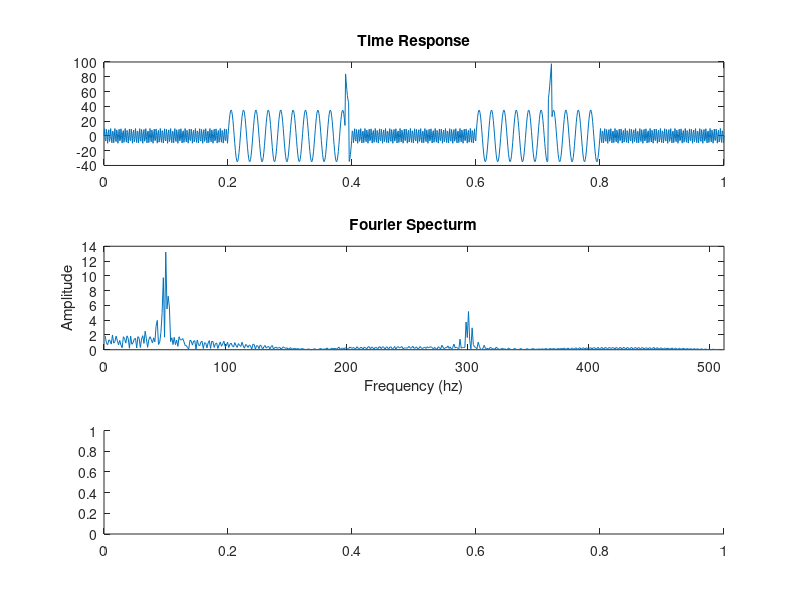

Recreate this plot in MATLAB. (Note: this script raises an error after producing the figure.)
%Time varient singal alternative between frequency 300hz and 450hz
close all; clc; clear;
observe_time = 1;
sample_freq = 1024;
n_sample_pt = observe_time * sample_freq + 1;
time_line = linspace(0, 1, n_sample_pt);
dt = 1/sample_freq;
f1 = 300;
f2 = 50;
a1 = 10;
a2 = 35;
impulse_strength = 80;

signal = zeros([n_sample_pt, 1]);
for i = 1:n_sample_pt
    t = dt*(i-1);
    if t <= 0.2 || and(t>0.4, t<=0.6) || and(t>0.8, t<=1)
        signal(i) = a1 * sin(2*pi*f1*t);
    else
        signal(i) = a2 * sin(2*pi*f2*t);
    end
end
%adding impulses
signal(400:405) = signal(400:405) + impulse_strength;
signal(735:740) = signal(735:740) + impulse_strength;

figure;
subplot(3, 1, 1);
plot(time_line, signal);
title("Time Response");

subplot(3, 1, 2);
plot(abs(2*fft(signal)/n_sample_pt));
xlim([0, 512]);
title("Fourier Specturm");
ylabel("Amplitude")
xlabel("Frequency (hz)");

subplot(3, 1, 3);
spectrogram(signal, hann(128), [], [], sample_freq, "yaxis"); %not giving argument noverlap and f
title("Spectrogram")
ylabel("Frequency")
xlabel("Time (ms)")


